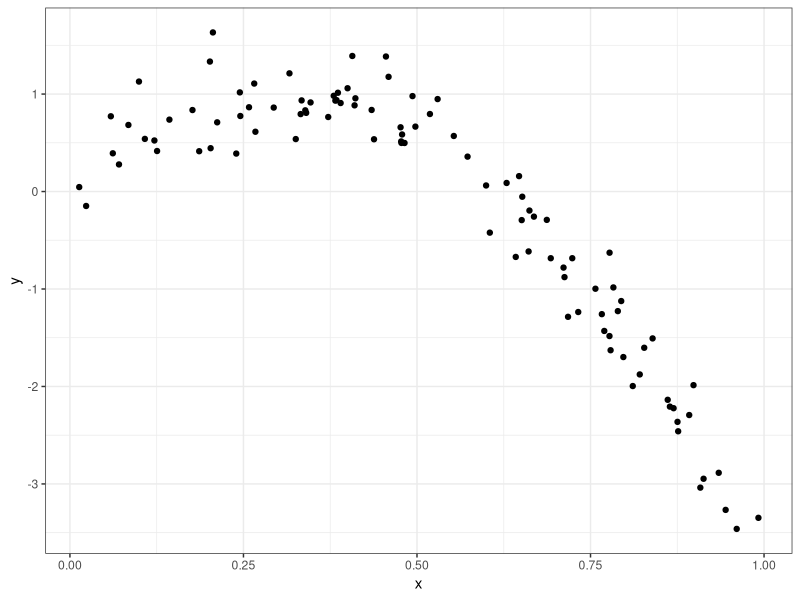
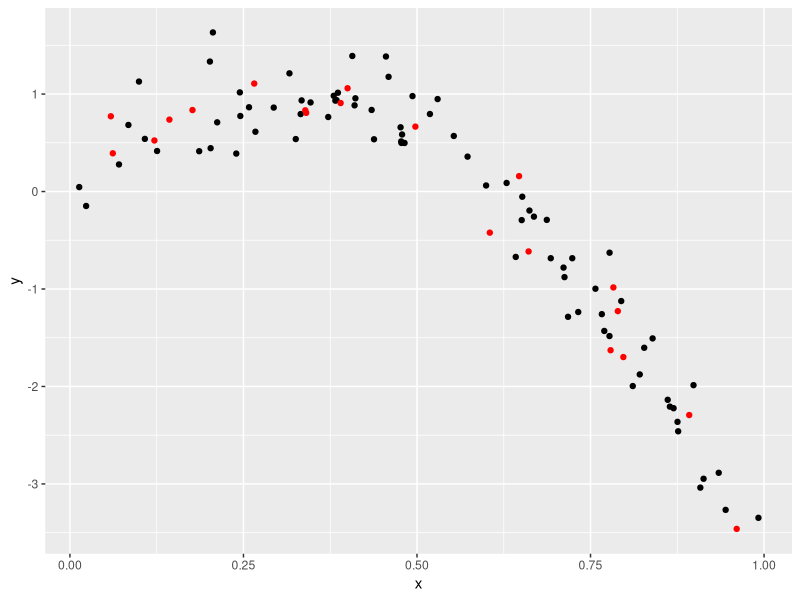
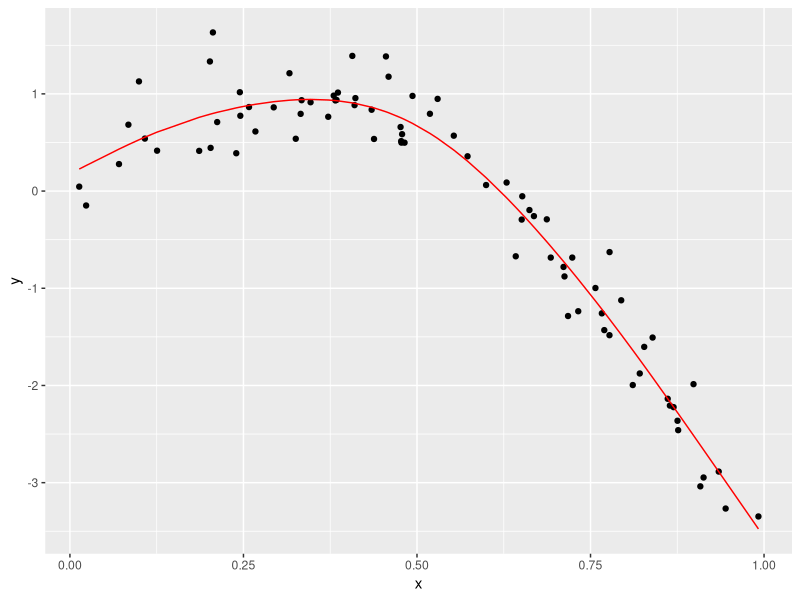
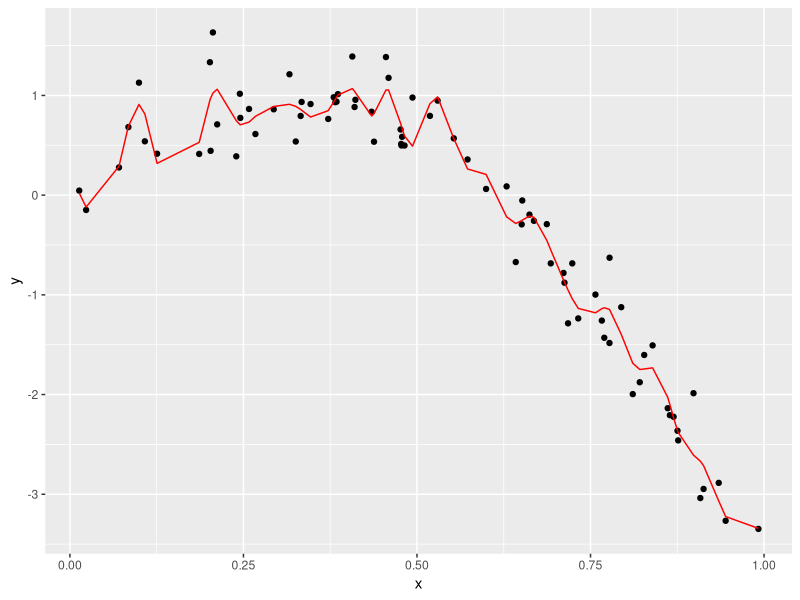
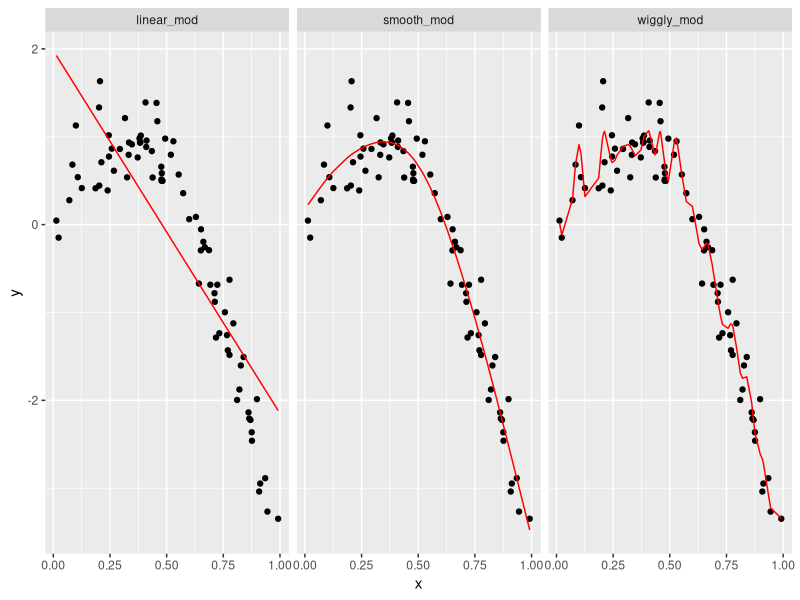

R code for these plots, in order:
## ---- chunk 1
knitr::opts_chunk$set(echo = TRUE)

library(tidyverse)
library(modelr)
library(mgcv)

set.seed(1)
## ---- chunk 2
# create a non-linear data frame
nonlin_df = 
  tibble(
    id = 1:100,
    x = runif(100, 0, 1),
    y = 1 - 10 * (x - .3) ^ 2 + rnorm(100, 0, .3)
  )

# look at the data frame
nonlin_df %>% 
  ggplot(aes(x = x, y = y)) + 
  geom_point() + theme_bw()
## ---- chunk 3
# create training dataset with 80% of the original observations
# this works because there are 100 observations and we're explicitly choosing 80, sampling is based on n not %
train_df = sample_n(nonlin_df, 80)

# can also sample fraction to get 80%
train_df = sample_frac(nonlin_df, size = 0.8)

# select remaining 20% as the testing dataset
test_df = anti_join(nonlin_df, train_df, by = "id")

# plot to show which data elements are in the training and testing datasets
ggplot(train_df, aes(x = x, y = y)) + 
  geom_point() + 
  geom_point(data = test_df, color = "red")
## ---- chunk 4
# run 3 models
linear_mod = lm(y ~ x, data = train_df)
smooth_mod = mgcv::gam(y ~ s(x), data = train_df)
wiggly_mod = mgcv::gam(y ~ s(x, k = 30), sp = 10e-6, data = train_df)

# look at smooth model
train_df %>% 
  add_predictions(smooth_mod) %>% 
  ggplot(aes(x = x, y = y)) + geom_point() + 
  geom_line(aes(y = pred), color = "red")

# look at wiggly model
train_df %>% 
  add_predictions(wiggly_mod) %>% 
  ggplot(aes(x = x, y = y)) + geom_point() + 
  geom_line(aes(y = pred), color = "red")

# look at all 3
train_df %>% 
  gather_predictions(linear_mod, smooth_mod, wiggly_mod) %>% 
  mutate(model = fct_inorder(model)) %>% 
  ggplot(aes(x = x, y = y)) + 
  geom_point() + 
  geom_line(aes(y = pred), color = "red") + 
  facet_wrap(~model)
## ---- chunk 5
# compute root MSE
rmse(linear_mod, test_df)
rmse(smooth_mod, test_df)
rmse(wiggly_mod, test_df)
